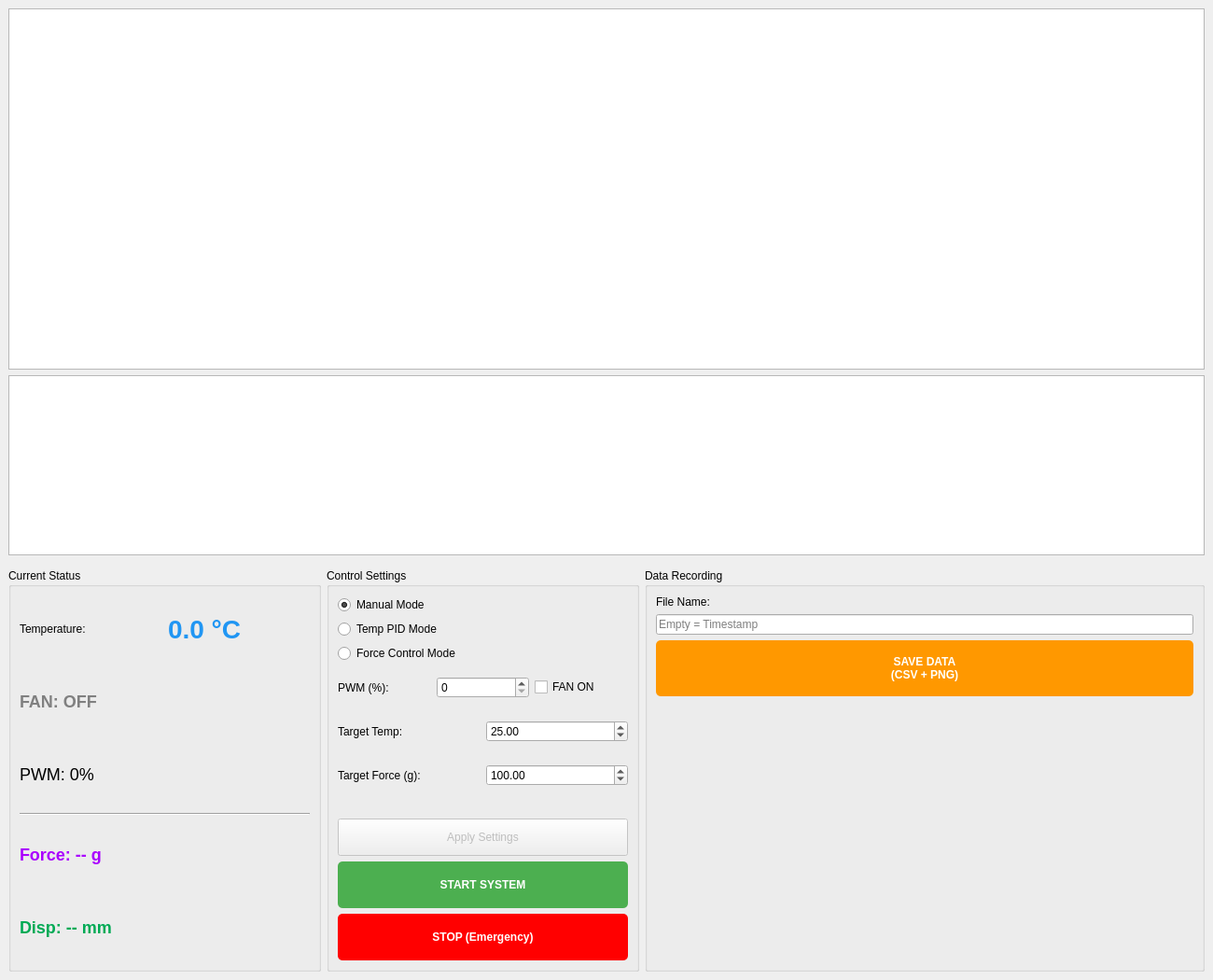
<?xml version="1.0" encoding="UTF-8"?>
<ui version="4.0">
 <class>MainWindow</class>
 <widget class="QMainWindow" name="MainWindow">
  <property name="geometry">
   <rect>
    <x>0</x>
    <y>0</y>
    <width>1300</width>
    <height>1050</height>
   </rect>
  </property>
  <property name="windowTitle">
   <string>Thermal Control System</string>
  </property>
  <widget class="QWidget" name="centralwidget">
   <layout class="QVBoxLayout" name="verticalLayout">

    <!-- ═══════════════════════════════════════════ PLOT STACK ══ -->
    <item>
     <widget class="QStackedWidget" name="plot_stack">
      <property name="sizePolicy">
       <sizepolicy hsizetype="Expanding" vsizetype="Expanding">
        <horstretch>0</horstretch>
        <verstretch>3</verstretch>
       </sizepolicy>
      </property>

      <!-- Page 0: Manual / Temp-PID → Temp + PWM -->
      <widget class="QWidget" name="page_temp">
       <layout class="QVBoxLayout" name="vl_temp">
        <property name="leftMargin"><number>0</number></property>
        <property name="topMargin"><number>0</number></property>
        <property name="rightMargin"><number>0</number></property>
        <property name="bottomMargin"><number>0</number></property>
        <item>
         <widget class="PlotWidget" name="temp_plot_widget">
          <property name="sizePolicy">
           <sizepolicy hsizetype="Expanding" vsizetype="Expanding">
            <horstretch>0</horstretch>
            <verstretch>2</verstretch>
           </sizepolicy>
          </property>
         </widget>
        </item>
        <item>
         <widget class="PlotWidget" name="pwm_plot_widget">
          <property name="sizePolicy">
           <sizepolicy hsizetype="Expanding" vsizetype="Expanding">
            <horstretch>0</horstretch>
            <verstretch>1</verstretch>
           </sizepolicy>
          </property>
         </widget>
        </item>
       </layout>
      </widget>

      <!-- Page 1: Force → Force + PWM + Temp -->
      <widget class="QWidget" name="page_force">
       <layout class="QVBoxLayout" name="vl_force">
        <property name="leftMargin"><number>0</number></property>
        <property name="topMargin"><number>0</number></property>
        <property name="rightMargin"><number>0</number></property>
        <property name="bottomMargin"><number>0</number></property>
        <item>
         <widget class="PlotWidget" name="force_plot_widget">
          <property name="sizePolicy">
           <sizepolicy hsizetype="Expanding" vsizetype="Expanding">
            <horstretch>0</horstretch>
            <verstretch>2</verstretch>
           </sizepolicy>
          </property>
         </widget>
        </item>
        <item>
         <widget class="PlotWidget" name="fpwm_plot_widget">
          <property name="sizePolicy">
           <sizepolicy hsizetype="Expanding" vsizetype="Expanding">
            <horstretch>0</horstretch>
            <verstretch>1</verstretch>
           </sizepolicy>
          </property>
         </widget>
        </item>
        <item>
         <widget class="PlotWidget" name="ftemp_plot_widget">
          <property name="sizePolicy">
           <sizepolicy hsizetype="Expanding" vsizetype="Expanding">
            <horstretch>0</horstretch>
            <verstretch>1</verstretch>
           </sizepolicy>
          </property>
         </widget>
        </item>
       </layout>
      </widget>

     </widget>
    </item>
    <!-- ════════════════════════════════════════ END PLOT STACK ══ -->

    <!-- ═══════════════════════════════════════════ CONTROL ROW ══ -->
    <item>
     <layout class="QHBoxLayout" name="control_panel">
      <property name="topMargin">
       <number>8</number>
      </property>

      <!-- ── Status ── -->
      <item>
       <widget class="QGroupBox" name="grp_status">
        <property name="title">
         <string>Current Status</string>
        </property>
        <layout class="QGridLayout" name="gridLayout">
         <item row="0" column="0">
          <widget class="QLabel" name="lbl_static_temp">
           <property name="text"><string>Temperature:</string></property>
          </widget>
         </item>
         <item row="0" column="1">
          <widget class="QLabel" name="lbl_temp">
           <property name="styleSheet">
            <string>font-size: 28px; font-weight: bold; color: #2196F3;</string>
           </property>
           <property name="text"><string>0.0 °C</string></property>
          </widget>
         </item>
         <item row="1" column="0" colspan="2">
          <widget class="QLabel" name="lbl_fan">
           <property name="styleSheet">
            <string>font-size: 18px; font-weight: bold; color: gray;</string>
           </property>
           <property name="text"><string>FAN: OFF</string></property>
          </widget>
         </item>
         <item row="2" column="0" colspan="2">
          <widget class="QLabel" name="lbl_pwm">
           <property name="styleSheet">
            <string>font-size: 18px;</string>
           </property>
           <property name="text"><string>PWM: 0%</string></property>
          </widget>
         </item>
         <item row="3" column="0" colspan="2">
          <widget class="QFrame" name="line_sep">
           <property name="frameShape"><enum>QFrame::HLine</enum></property>
           <property name="frameShadow"><enum>QFrame::Sunken</enum></property>
          </widget>
         </item>
         <item row="4" column="0" colspan="2">
          <widget class="QLabel" name="lbl_force">
           <property name="styleSheet">
            <string>font-size: 18px; font-weight: bold; color: #AA00FF;</string>
           </property>
           <property name="text"><string>Force: -- g</string></property>
          </widget>
         </item>
         <item row="5" column="0" colspan="2">
          <widget class="QLabel" name="lbl_disp">
           <property name="styleSheet">
            <string>font-size: 18px; font-weight: bold; color: #00AA55;</string>
           </property>
           <property name="text"><string>Disp: -- mm</string></property>
          </widget>
         </item>
        </layout>
       </widget>
      </item>

      <!-- ── Control Settings ── -->
      <item>
       <widget class="QGroupBox" name="grp_control">
        <property name="title">
         <string>Control Settings</string>
        </property>
        <layout class="QVBoxLayout" name="vl_control">

         <!-- Mode radio buttons -->
         <item>
          <widget class="QRadioButton" name="radio_manual">
           <property name="text"><string>Manual Mode</string></property>
           <property name="checked"><bool>true</bool></property>
          </widget>
         </item>
         <item>
          <widget class="QRadioButton" name="radio_temp">
           <property name="text"><string>Temp PID Mode</string></property>
          </widget>
         </item>
         <item>
          <widget class="QRadioButton" name="radio_force">
           <property name="text"><string>Force Control Mode</string></property>
          </widget>
         </item>

         <!-- Manual panel -->
         <item>
          <widget class="QWidget" name="widget_manual" native="true">
           <layout class="QHBoxLayout" name="hl_manual">
            <property name="leftMargin"><number>0</number></property>
            <property name="rightMargin"><number>0</number></property>
            <item>
             <widget class="QLabel" name="lbl_pwm_in">
              <property name="text"><string>PWM (%):</string></property>
             </widget>
            </item>
            <item>
             <widget class="QSpinBox" name="spin_pwm">
              <property name="maximum"><number>100</number></property>
             </widget>
            </item>
            <item>
             <widget class="QCheckBox" name="chk_fan">
              <property name="text"><string>FAN ON</string></property>
             </widget>
            </item>
           </layout>
          </widget>
         </item>

         <!-- Temp PID panel -->
         <item>
          <widget class="QWidget" name="widget_pid" native="true">
           <layout class="QHBoxLayout" name="hl_pid">
            <property name="leftMargin"><number>0</number></property>
            <property name="rightMargin"><number>0</number></property>
            <item>
             <widget class="QLabel" name="lbl_target">
              <property name="text"><string>Target Temp:</string></property>
             </widget>
            </item>
            <item>
             <widget class="QDoubleSpinBox" name="spin_target">
              <property name="singleStep"><double>0.5</double></property>
              <property name="value"><double>25.0</double></property>
             </widget>
            </item>
           </layout>
          </widget>
         </item>

         <!-- Force control panel -->
         <item>
          <widget class="QWidget" name="widget_force" native="true">
           <layout class="QHBoxLayout" name="hl_force">
            <property name="leftMargin"><number>0</number></property>
            <property name="rightMargin"><number>0</number></property>
            <item>
             <widget class="QLabel" name="lbl_target_force">
              <property name="text"><string>Target Force (g):</string></property>
             </widget>
            </item>
            <item>
             <widget class="QDoubleSpinBox" name="spin_target_force">
              <property name="maximum"><double>9999.0</double></property>
              <property name="singleStep"><double>10.0</double></property>
              <property name="value"><double>100.0</double></property>
             </widget>
            </item>
           </layout>
          </widget>
         </item>

         <item>
          <spacer name="verticalSpacer">
           <property name="orientation"><enum>Qt::Vertical</enum></property>
           <property name="sizeHint" stdset="0">
            <size><width>20</width><height>20</height></size>
           </property>
          </spacer>
         </item>

         <item>
          <widget class="QPushButton" name="btn_apply">
           <property name="enabled"><bool>false</bool></property>
           <property name="minimumSize"><size><width>0</width><height>40</height></size></property>
           <property name="text"><string>Apply Settings</string></property>
          </widget>
         </item>
         <item>
          <widget class="QPushButton" name="btn_start">
           <property name="minimumSize"><size><width>0</width><height>50</height></size></property>
           <property name="styleSheet">
            <string>background-color: #4CAF50; color: white; font-weight: bold; border-radius: 5px;</string>
           </property>
           <property name="text"><string>START SYSTEM</string></property>
          </widget>
         </item>
         <item>
          <widget class="QPushButton" name="btn_stop">
           <property name="enabled"><bool>false</bool></property>
           <property name="minimumSize"><size><width>0</width><height>50</height></size></property>
           <property name="styleSheet">
            <string>background-color: red; color: white; font-weight: bold; border-radius: 5px;</string>
           </property>
           <property name="text"><string>STOP (Emergency)</string></property>
          </widget>
         </item>

        </layout>
       </widget>
      </item>

      <!-- ── Data Recording ── -->
      <item>
       <widget class="QGroupBox" name="grp_save">
        <property name="maximumSize"><size><width>600</width><height>16777215</height></size></property>
        <property name="title"><string>Data Recording</string></property>
        <layout class="QVBoxLayout" name="vl_save">
         <item>
          <widget class="QLabel" name="lbl_fname">
           <property name="text"><string>File Name:</string></property>
          </widget>
         </item>
         <item>
          <widget class="QLineEdit" name="edit_filename">
           <property name="placeholderText"><string>Empty = Timestamp</string></property>
          </widget>
         </item>
         <item>
          <widget class="QPushButton" name="btn_save">
           <property name="minimumSize"><size><width>0</width><height>60</height></size></property>
           <property name="styleSheet">
            <string>background-color: #FF9800; color: white; font-weight: bold; border-radius: 5px;</string>
           </property>
           <property name="text"><string>SAVE DATA
(CSV + PNG)</string></property>
          </widget>
         </item>
         <item>
          <spacer name="verticalSpacer_2">
           <property name="orientation"><enum>Qt::Vertical</enum></property>
           <property name="sizeHint" stdset="0">
            <size><width>20</width><height>40</height></size>
           </property>
          </spacer>
         </item>
        </layout>
       </widget>
      </item>

     </layout>
    </item>
    <!-- ══════════════════════════════════════ END CONTROL ROW ══ -->

   </layout>
  </widget>
 </widget>
 <customwidgets>
  <customwidget>
   <class>PlotWidget</class>
   <extends>QGraphicsView</extends>
   <header>pyqtgraph</header>
  </customwidget>
 </customwidgets>
 <resources/>
 <connections/>
</ui>
